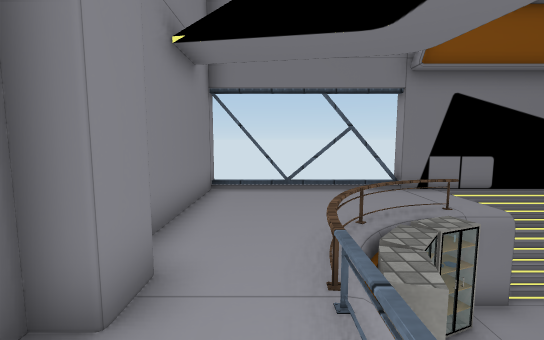
view 1 (above)

15 first-person views from a walk through a scene from a Unity 3-D project. The camera is 1.5 m above the floor, tilts 6° down and sees 90° across. The floor is counted in squares, 1 m on a side. Each view is taken from the middle of a square. On the plan, view 1 faces up. The plan holds only what a view shows up to about 14 squares ahead; the rest is blank. The player is left out. Some animated figures are left out. Some surface patterns are stand-ins.

view 2
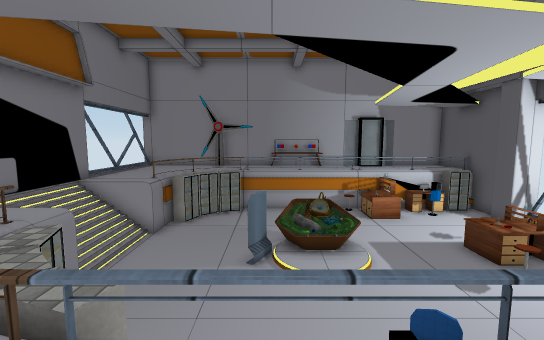

view 3
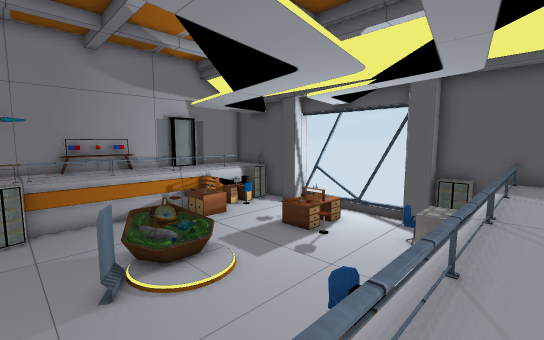

view 4
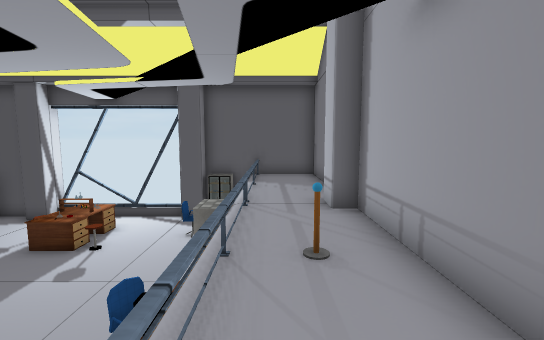

view 5
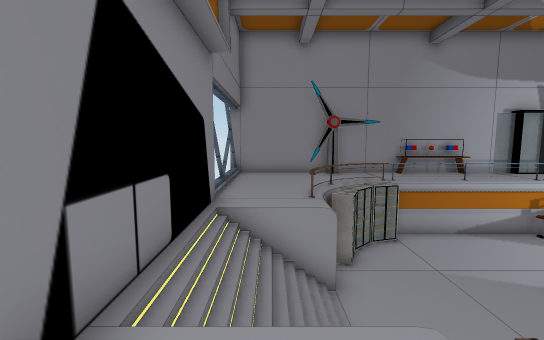

view 6
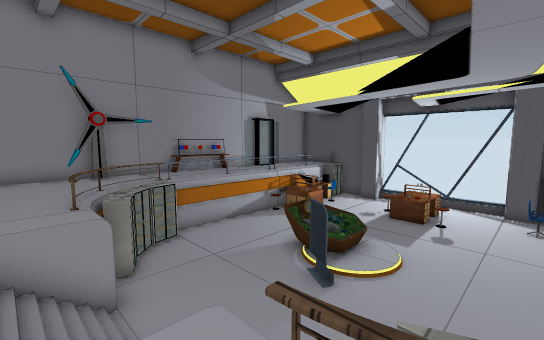

view 7
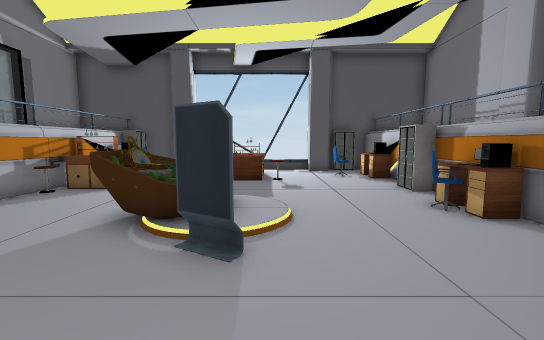

view 8
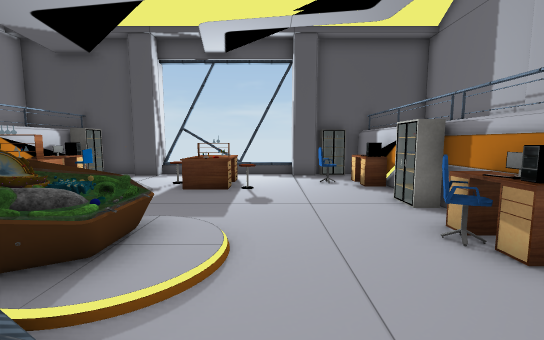

view 9
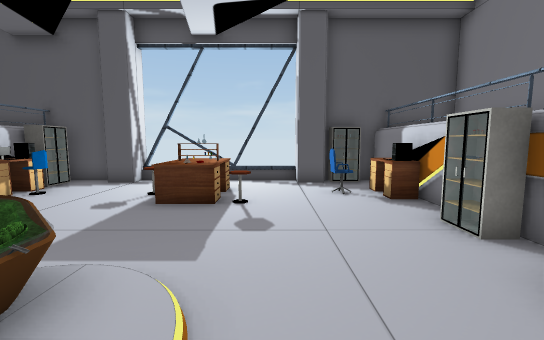

view 10
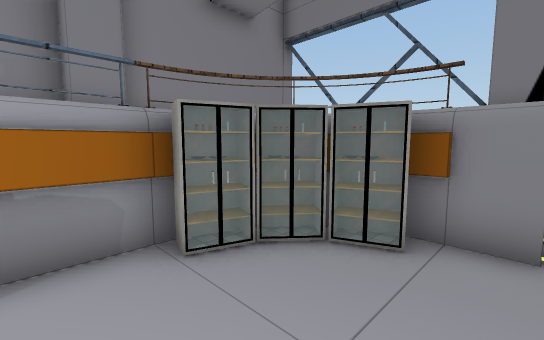

view 11
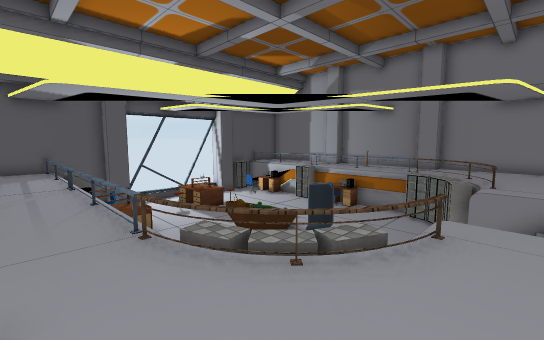

view 12
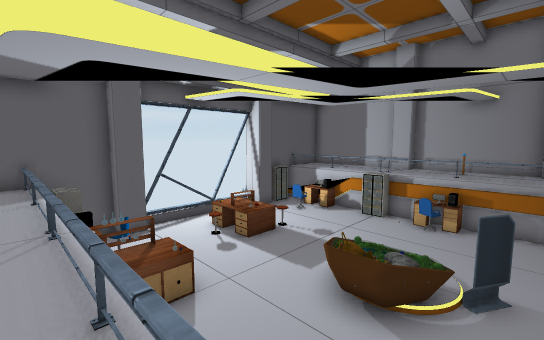

view 13
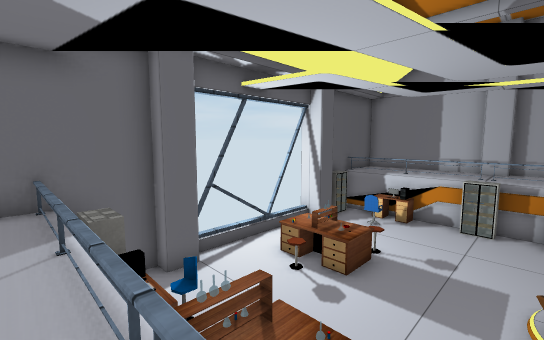

view 14
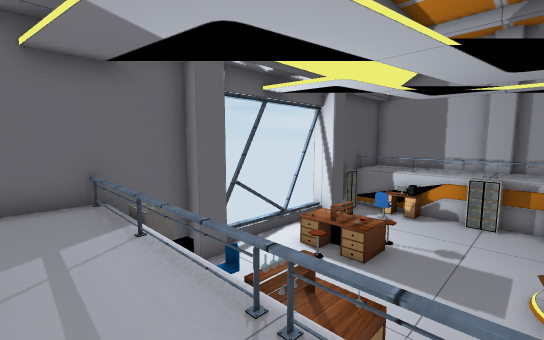

view 15
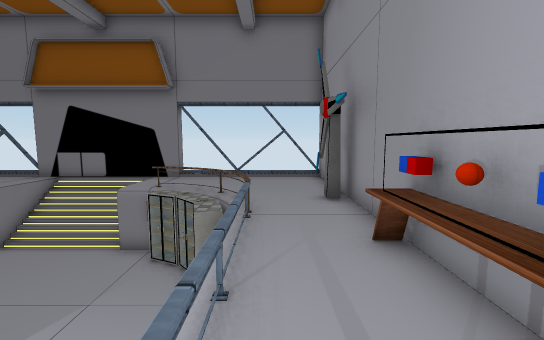

### Floor plan
Key: @ floor where view 1 was taken; # wall or solid block; x gap in a wall; . main floor; : floor 0.25 m higher than the main floor; + floor 2 m higher than the main floor; / step, stairs or slope; = window, fence, low wall or low ledge; F fence; P pillar; L plant; C chair; I podium; T table; S stool; M computer; O other object.
Columns run from 2 left of view 1 to 16 right of it. Each row starts with its distance up from view 1.
  9 #     x#####x     #
  8 #++++++/////++++++#
  7 #++++++////=++++++#
  6 #++++FF////#FF++++#
  5 #+++F=#.....#=#+++#
  4 #++##.........=F++#
  3 #P+#=.........=#++#
  2 PP+=...........=++#
  1 #++=.....LL....=++#
  0 #O@#M...:LLL...=++O
 -1 #++#C...I:LL...=++O
 -2 #++#T..../L....=++#
 -3 #P+=x.........OO++#
 -4 PP+==........ TT++#
 -5 #++=....ST...T  ++=
 -6 #++#O...SOT...##++#
 -7 #++TOC..# SS.SMT++#
 -8 #++=.....T....x=++#
 -9 #++==#P.....PP#=++#
-10 #######     #######

Positions as (right, up) in squares from view 1, and headings:
1: (0, 0), facing up
2: (-1, 1), facing right
3: (0, 3), facing down-right
4: (0, 3), facing down
5: (3, 7), facing right
6: (3, 7), facing down-right
7: (6, 5), facing down
8: (5, 3), facing down
9: (5, 1), facing down
10: (5, 1), facing up-left
11: (15, 7), facing down-left
12: (14, 2), facing down-left
13: (14, -2), facing down-left
14: (15, -2), facing down-left
15: (14, -3), facing up
